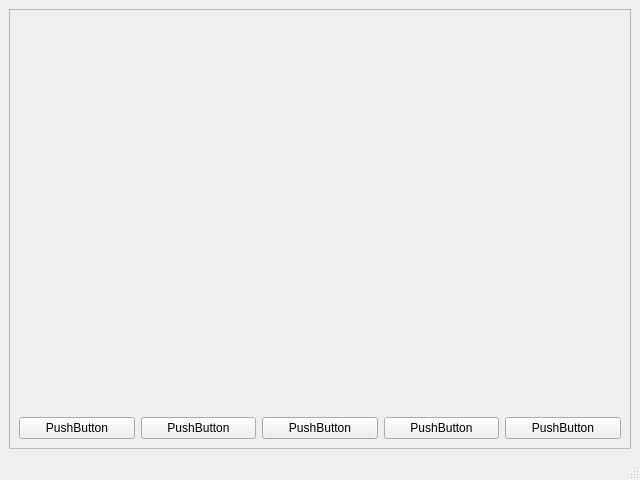
<?xml version="1.0" encoding="UTF-8"?>
<ui version="4.0">
 <class>MainWindow</class>
 <widget class="QMainWindow" name="MainWindow">
  <property name="geometry">
   <rect>
    <x>0</x>
    <y>0</y>
    <width>640</width>
    <height>480</height>
   </rect>
  </property>
  <property name="minimumSize">
   <size>
    <width>640</width>
    <height>480</height>
   </size>
  </property>
  <property name="windowTitle">
   <string>MainWindow</string>
  </property>
  <widget class="QWidget" name="centralwidget">
   <layout class="QVBoxLayout" name="verticalLayout" stretch="10">
    <item>
     <widget class="QFrame" name="frame">
      <property name="frameShape">
       <enum>QFrame::StyledPanel</enum>
      </property>
      <property name="frameShadow">
       <enum>QFrame::Raised</enum>
      </property>
      <layout class="QVBoxLayout" name="verticalLayout_2" stretch="10,1">
       <item>
        <widget class="QWidget" name="rvizwidget" native="true">
         <property name="minimumSize">
          <size>
           <width>0</width>
           <height>0</height>
          </size>
         </property>
         <property name="sizeIncrement">
          <size>
           <width>0</width>
           <height>0</height>
          </size>
         </property>
        </widget>
       </item>
       <item>
        <layout class="QHBoxLayout" name="horizontalLayout">
         <item>
          <widget class="QPushButton" name="pushButton">
           <property name="text">
            <string>PushButton</string>
           </property>
          </widget>
         </item>
         <item>
          <widget class="QPushButton" name="pushButton_3">
           <property name="text">
            <string>PushButton</string>
           </property>
          </widget>
         </item>
         <item>
          <widget class="QPushButton" name="pushButton_6">
           <property name="text">
            <string>PushButton</string>
           </property>
          </widget>
         </item>
         <item>
          <widget class="QPushButton" name="pushButton_5">
           <property name="text">
            <string>PushButton</string>
           </property>
          </widget>
         </item>
         <item>
          <widget class="QPushButton" name="pushButton_2">
           <property name="text">
            <string>PushButton</string>
           </property>
          </widget>
         </item>
        </layout>
       </item>
      </layout>
     </widget>
    </item>
   </layout>
  </widget>
  <widget class="QMenuBar" name="menubar">
   <property name="geometry">
    <rect>
     <x>0</x>
     <y>0</y>
     <width>640</width>
     <height>22</height>
    </rect>
   </property>
  </widget>
  <widget class="QStatusBar" name="statusbar"/>
 </widget>
 <resources/>
 <connections/>
</ui>
